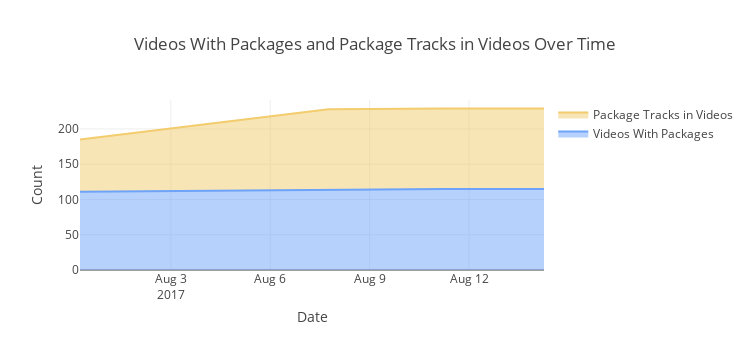

Notebook code for this chart:
### Markdown cell above
## Package Statistics

### Code cell
init_notebook_mode(connected=True)   


# Add original data
x=ts['timestamp'].tolist()

y0_org=ts['video_counts.package'].tolist()
y1_org=ts['individual_counts.package'].tolist()


# Add data to create cumulative stacked values
y0_stck=y0_org
y1_stck=y1_org

# Create proper percentages for proportion of graph
y0_perc_gra=y0_stck
y1_perc_gra=y1_stck


# Make original values strings and add % for hover text
y0_txt=[str(y0) for y0 in y0_perc_gra]
y1_txt=[str(y1) for y1 in y1_perc_gra]


per_clip = go.Scatter(
    x=x,
    y=y0_stck,
    text=y0_txt,
    hoverinfo='x+text',
    mode='lines',
    line=dict(width=2,
              color='rgb(109, 163, 249)'),
    fill='tonexty',
    name='Videos With Packages'
)

per_track = go.Scatter(
    x=x,
    y=y1_stck,
    text=y1_txt,
    hoverinfo='x+text',
    mode='lines',
    line=dict(width=2,
              color='rgb(242, 204, 109)'),
    fill='tonexty',
    name='Package Tracks in Videos'
)

data = [per_clip, per_track]


layout = go.Layout(
    autosize=False,
    width=750,
    height=350,
    title='Videos With Packages and Package Tracks in Videos Over Time',
    xaxis=dict(
        title='Date'),
    yaxis=dict(
        title='Count'),
    )
fig = go.Figure(data=data, layout=layout)

iplot(fig)

### Figure 1 — Plotly figure (JSON) as saved in the notebook; plotly's stock layout.template omitted (floating-point values rounded to 4 significant figures)
{"data": [{"fill": "tonexty", "hoverinfo": "x+text", "line": {"color": "rgb(109, 163, 249)", "width": 2}, "mode": "lines", "name": "Videos With Packages", "text": ["111", "114", "115", "115"], "type": "scatter", "x": ["2017-07-31 06:15:01", "2017-08-07 18:12:00", "2017-08-11 06:15:02", "2017-08-14 06:15:01"], "y": [111, 114, 115, 115]}, {"fill": "tonexty", "hoverinfo": "x+text", "line": {"color": "rgb(242, 204, 109)", "width": 2}, "mode": "lines", "name": "Package Tracks in Videos", "text": ["185", "228", "229", "229"], "type": "scatter", "x": ["2017-07-31 06:15:01", "2017-08-07 18:12:00", "2017-08-11 06:15:02", "2017-08-14 06:15:01"], "y": [185, 228, 229, 229]}], "layout": {"autosize": false, "height": 350, "title": "Videos With Packages and Package Tracks in Videos Over Time", "width": 750, "xaxis": {"title": "Date"}, "yaxis": {"title": "Count"}}}
